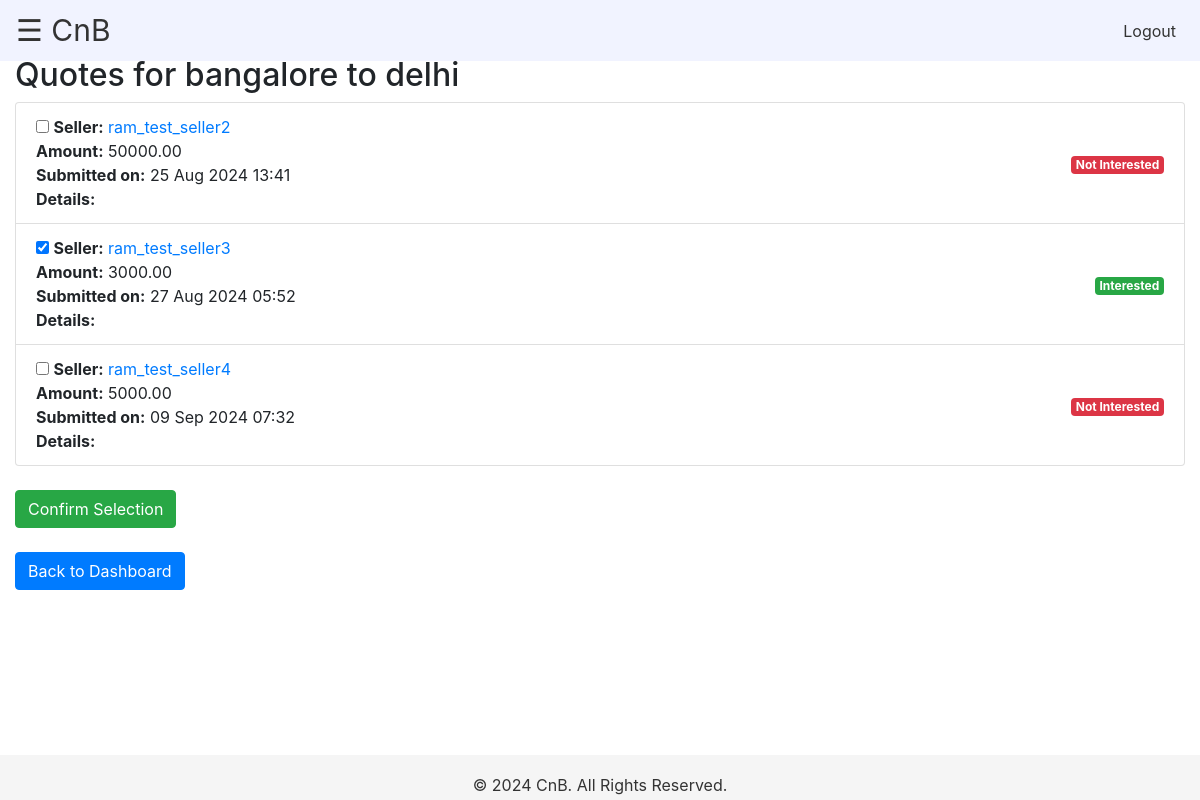
Before: /view_quotes/1/ (signed in) with the older database file.
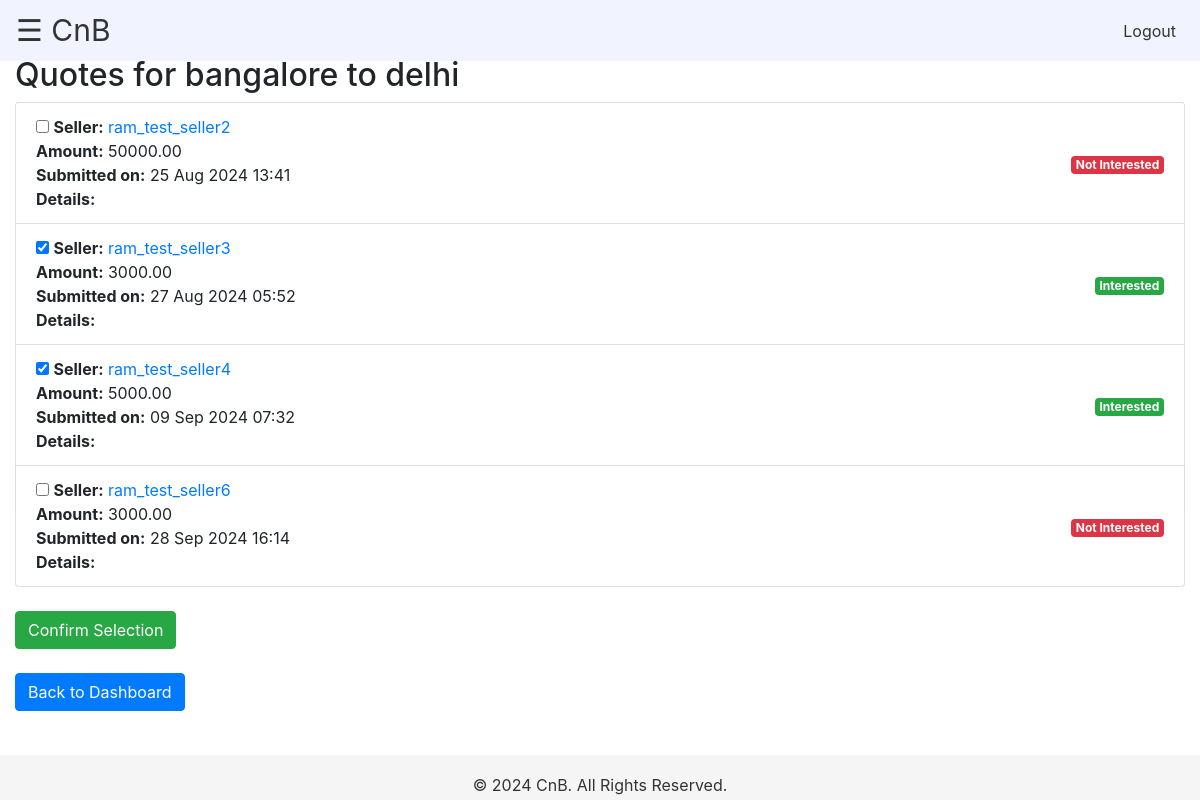
After: the same page with the newer database file.
### myapp/models.py (models this page shows, shortened)
class Bid(models.Model):
    product = models.ForeignKey(Product, on_delete=models.CASCADE)
    seller = models.ForeignKey(Seller, on_delete=models.CASCADE)
    bid_amount = models.DecimalField(max_digits=10, decimal_places=2)
    attachment = models.FileField(upload_to='attachments/', blank=True, null=True)
    bid_date = models.DateTimeField(auto_now_add=True)
    selected = models.BooleanField(default=False)

class Seller(models.Model):
    user = models.OneToOneField(User, on_delete=models.CASCADE)
    profile = models.OneToOneField(Profile, on_delete=models.CASCADE)
    registered_name = models.TextField(blank=False, null=True)
    gst_number = models.CharField(max_length=15, blank=False, null=True)
    registered_address = models.TextField(blank=False, null=True)
    poc_name = models.CharField(max_length=255, blank=False, null=True)
    services_type = models.TextField(blank=True, null=True)  # Store the services as a comma-separated string
    company_media = models.FileField(upload_to='company_media/', blank=True, null=True)
    top_clients = models.FileField(upload_to='top_clients/', blank=True, null=True)
    awards = models.FileField(upload_to='awards/', blank=True, null=True)
    company_size = models.CharField(
        max_length=50,
        choices=[
            ('<10', '<10 employees'),
            ('10-20', '10-20 employees'),
            ('20-50', '20-50 employees'),
            ('50-100', '50-100 employees'),
            ('100-500', '100-500 employees'),
            ('>500', '>500 employees')
        ],
        blank=False,
        null=True
    )
    truck_ownership = models.CharField(
        max_length=50,
        choices=[
            ('Own', 'Own trucks'),
            ('Aggregator', 'Aggregator (we do not own trucks)')
        ],
        blank=False,
        null=True
    )
    call_support = models.BooleanField(default=False)  # Yes/No for 24/7 call support
    running_business_since = models.PositiveIntegerField(null=True, blank=False)  # Year

### myapp/views.py (the view)
# urls.py: path('view_quotes/<int:product_id>/', views.view_quotes, name='view_quotes'),
def view_quotes(request, product_id):
    product = get_object_or_404(Product, id=product_id, buyer=request.user)
    bids = Bid.objects.filter(product=product)
    if request.method == "POST":
        selected_bids_ids = request.POST.getlist('selected_bids')
        for bid in bids:
            bid.selected = str(bid.id) in selected_bids_ids
            bid.save()
    context = {
        'product': product,
        'bids': bids,
    }
    return render(request, 'myapp/view_quotes.html', context)

### myapp/templates/myapp/view_quotes.html (shortened to what this page needs)
{% extends 'myapp/base.html' %}
{% block content %}
<h2>Quotes for {{ product.from_city }} to {{ product.to_city }}</h2>
{% if bids %}
    <form method="POST" action="{% url 'view_quotes' product.id %}">
        <ul class="list-group">
            {% for bid in bids %}
                <li class="list-group-item d-flex justify-content-between align-items-center">
                    <div>
                        <input type="checkbox" name="selected_bids" value="{{ bid.id }}"
                               {% if bid.selected %} checked {% endif %}
                               class="quote-checkbox" data-bid-id="{{ bid.id }}">
                        <strong>Seller:</strong>
                        <a href="#" class="seller-link" data-seller-id="{{ bid.seller.id }}">{{ bid.seller.user.username }}</a><br>
                        <strong>Amount:</strong> {{ bid.bid_amount }}<br>
                        <strong>Submitted on:</strong> {{ bid.bid_date|date:"d M Y H:i" }}<br>
                        <strong>Details:</strong> {{ bid.details }}
                    </div>
                    <div>
                        {% if bid.selected %}
                            <span class="badge badge-success">Interested</span>
                        {% else %}
                            <span class="badge badge-danger">Not Interested</span>
                        {% endif %}
                    </div>
                </li>
            {% endfor %}
        </ul>
        <button type="submit" class="btn btn-success mt-4">Confirm Selection</button>
    </form>
{% else %}
    <p>No quotes have been submitted for this request yet.</p>
{% endif %}
<a href="{% url 'buyer_dashboard' %}" class="btn btn-primary mt-4">Back to Dashboard</a>
{% endblock %}

Changed rows visible on the page:
changed Bid "09 Sep 2024 07:32": selected "☐" → "☑"; selected "Not Interested" → "Interested"
added Bid: seller.user.username "ram_test_seller6", bid_amount "3000.00", bid_date "28 Sep 2024 16:14", shows "Not Interested"
